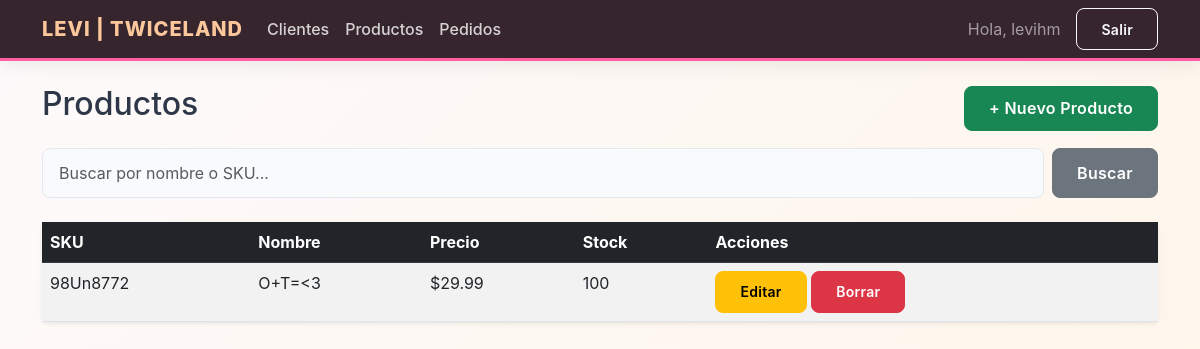
The app's page /productos (signed in) with its own data.
### tables this page shows
CREATE TABLE productos(
            id INTEGER PRIMARY KEY AUTOINCREMENT,
            nombre TEXT NOT NULL,
            sku TEXT,
            precio REAL NOT NULL DEFAULT 0,
            stock INTEGER NOT NULL DEFAULT 0,
            created_at TEXT NOT NULL
        );

### app.py (the view)
    @app.route("/productos")
    @login_required
    def productos_list():
        q = (request.args.get("q") or "").strip()
        conn = get_db()
        if q:
            rows = conn.execute("""
                SELECT * FROM productos
                WHERE nombre LIKE ? OR sku LIKE ?
                ORDER BY id DESC
            """, (f"%{q}%", f"%{q}%")).fetchall()
        else:
            rows = conn.execute("SELECT * FROM productos ORDER BY id DESC").fetchall()
        conn.close()
        return render_template("productos_list.html", productos=rows, q=q)

### templates/productos_list.html
{% extends "base.html" %}
{% block content %}
<div class="d-flex justify-content-between align-items-center mb-3">
    <h2>Productos</h2>
    <a href="{{ url_for('productos_new') }}" class="btn btn-success">+ Nuevo Producto</a>
</div>
<form method="GET" class="mb-4 d-flex">
    <input type="text" name="q" class="form-control me-2" placeholder="Buscar por nombre o SKU..." value="{{ q }}">
    <button type="submit" class="btn btn-secondary">Buscar</button>
</form>
<table class="table table-striped table-hover bg-white shadow-sm rounded">
    <thead class="table-dark">
        <tr>
            <th>SKU</th>
            <th>Nombre</th>
            <th>Precio</th>
            <th>Stock</th>
            <th>Acciones</th>
        </tr>
    </thead>
    <tbody>
        {% for p in productos %}
        <tr>
            <td>{{ p.sku }}</td>
            <td>{{ p.nombre }}</td>
            <td>${{ p.precio }}</td>
            <td>{{ p.stock }}</td>
            <td>
                <a href="{{ url_for('productos_edit', producto_id=p.id) }}" class="btn btn-sm btn-warning">Editar</a>
                <form action="{{ url_for('productos_delete', producto_id=p.id) }}" method="POST" class="d-inline" onsubmit="return confirm('¿Seguro que deseas borrar este producto?');">
                    <button type="submit" class="btn btn-sm btn-danger">Borrar</button>
                </form>
            </td>
        </tr>
        {% endfor %}
    </tbody>
</table>
{% endblock %}

### static/css/style.css (style rules this page uses)
:root { --twice-magenta: #FF5FA2; --twice-magenta-dark: #e04b88; --twice-apricot: #FCC89B; --twice-dark: #2c1a22; --bg-light: #f8f9fa; --text-main: #2d3748; }
body.bg-light { background: linear-gradient(-45deg, #fdfafb, #fce4ec, #fff3e0, #fdfafb); background-size: 400% 400%; animation: gradientBG 15s ease infinite; font-family: 'Inter', 'Segoe UI', system-ui, -apple-system, sans-serif; color: var(--text-main); min-height: 100vh; }
.form-control, .form-select { border-radius: 8px; border: 1.5px solid #e2e8f0; padding: 0.75rem 1rem; transition: all 0.2s ease; background-color: #f8fafc; color: var(--text-main); }
.btn { border-radius: 8px; padding: 0.6rem 1.5rem; font-weight: 600; letter-spacing: 0.3px; transition: all 0.3s ease; }

### records on screen
productos: sku "98Un8772", nombre "O+T=<3", precio "29.99", stock "100"

### other values on screen
{{ APP_NAME }} "LEVI | TWICELAND"
{{ current_user }} "levihm"
